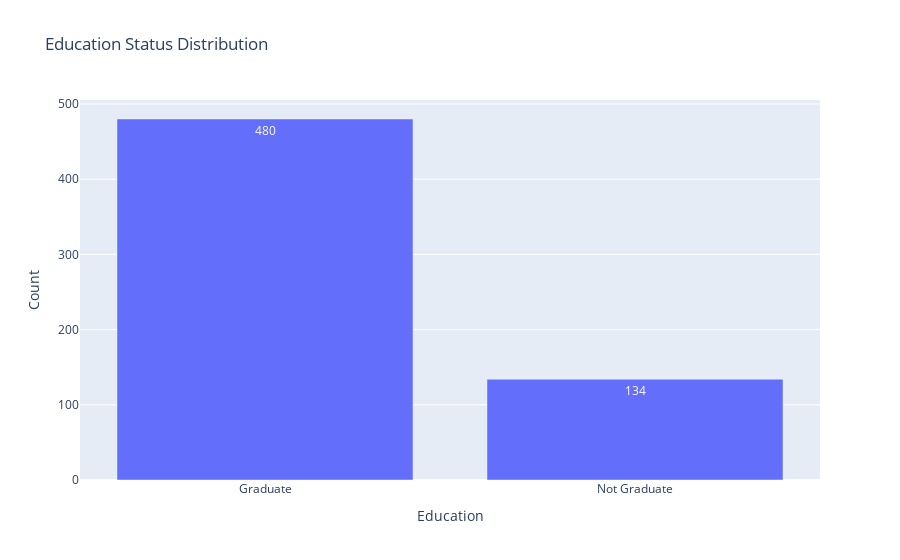

This figure's notebook cell:
### Code cell
Education_status = df['Education'].value_counts()
fig_education=px.bar(Education_status,
                     x = Education_status.index,
                     y = Education_status.values,
                     text = Education_status.values,
                     labels ={'x':'Educations',"y":"Count"},
                     title ="Education Status Distribution" )
fig_education.show()

### Figure 1 — Plotly figure (JSON) as saved in the notebook; plotly's stock layout.template omitted (floating-point values rounded to 4 significant figures)
{"data": [{"alignmentgroup": "True", "hovertemplate": "Education=%{x}<br>Count=%{y}<br>text=%{text}<extra></extra>", "legendgroup": "", "marker": {"color": "#636efa", "pattern": {"shape": ""}}, "name": "", "offsetgroup": "", "orientation": "v", "showlegend": false, "text": [480, 134], "textposition": "auto", "type": "bar", "x": ["Graduate", "Not Graduate"], "xaxis": "x", "y": [480, 134], "yaxis": "y"}], "layout": {"barmode": "relative", "legend": {"tracegroupgap": 0}, "title": {"text": "Education Status Distribution"}, "xaxis": {"anchor": "y", "domain": [0, 1], "title": {"text": "Education"}}, "yaxis": {"anchor": "x", "domain": [0, 1], "title": {"text": "Count"}}}}
